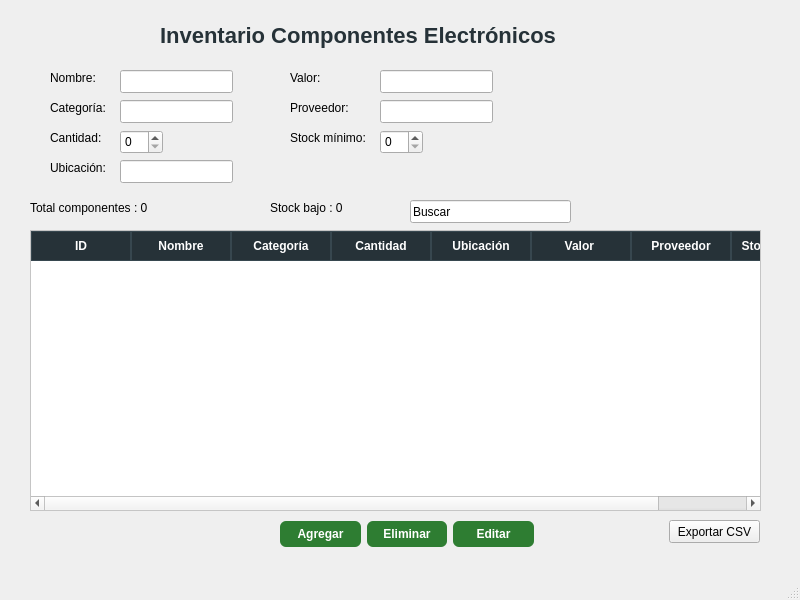
<?xml version="1.0" encoding="UTF-8"?>
<ui version="4.0">
 <class>MainWindow</class>
 <widget class="QMainWindow" name="MainWindow">
  <property name="geometry">
   <rect>
    <x>0</x>
    <y>0</y>
    <width>800</width>
    <height>600</height>
   </rect>
  </property>
  <property name="windowTitle">
   <string>MainWindow</string>
  </property>
  <widget class="QWidget" name="centralwidget">
   <widget class="QTableWidget" name="tableWidget">
    <property name="geometry">
     <rect>
      <x>30</x>
      <y>230</y>
      <width>731</width>
      <height>281</height>
     </rect>
    </property>
    <property name="styleSheet">
     <string notr="true">QTableWidget {
    background-color: white;
    alternate-background-color: #f5f5f5;
    gridline-color: #d0d0d0;
    font-size: 12px;
}

QHeaderView::section {
    background-color: #263238;
    color: white;
    font-weight: bold;
    padding: 5px;
    border: 1px solid #37474F;
}</string>
    </property>
    <column>
     <property name="text">
      <string>ID</string>
     </property>
    </column>
    <column>
     <property name="text">
      <string>Nombre</string>
     </property>
    </column>
    <column>
     <property name="text">
      <string>Categoría</string>
     </property>
    </column>
    <column>
     <property name="text">
      <string>Cantidad</string>
     </property>
    </column>
    <column>
     <property name="text">
      <string>Ubicación</string>
     </property>
    </column>
    <column>
     <property name="text">
      <string>Valor </string>
     </property>
    </column>
    <column>
     <property name="text">
      <string>Proveedor</string>
     </property>
    </column>
    <column>
     <property name="text">
      <string>Stock mínimo</string>
     </property>
    </column>
   </widget>
   <widget class="QLabel" name="label_2">
    <property name="geometry">
     <rect>
      <x>160</x>
      <y>20</y>
      <width>481</width>
      <height>31</height>
     </rect>
    </property>
    <property name="styleSheet">
     <string notr="true">font-size: 22px;
font-weight: bold;
color: #263238;</string>
    </property>
    <property name="text">
     <string>Inventario Componentes Electrónicos</string>
    </property>
   </widget>
   <widget class="QLineEdit" name="inputNombre">
    <property name="geometry">
     <rect>
      <x>120</x>
      <y>70</y>
      <width>113</width>
      <height>23</height>
     </rect>
    </property>
    <property name="text">
     <string/>
    </property>
   </widget>
   <widget class="QLineEdit" name="inputCategoria">
    <property name="geometry">
     <rect>
      <x>120</x>
      <y>100</y>
      <width>113</width>
      <height>23</height>
     </rect>
    </property>
    <property name="text">
     <string/>
    </property>
   </widget>
   <widget class="QSpinBox" name="inputCantidad">
    <property name="geometry">
     <rect>
      <x>120</x>
      <y>130</y>
      <width>43</width>
      <height>24</height>
     </rect>
    </property>
   </widget>
   <widget class="QLineEdit" name="inputUbicacion">
    <property name="geometry">
     <rect>
      <x>120</x>
      <y>160</y>
      <width>113</width>
      <height>23</height>
     </rect>
    </property>
    <property name="text">
     <string/>
    </property>
   </widget>
   <widget class="QLabel" name="label">
    <property name="geometry">
     <rect>
      <x>50</x>
      <y>70</y>
      <width>57</width>
      <height>15</height>
     </rect>
    </property>
    <property name="text">
     <string>Nombre:</string>
    </property>
   </widget>
   <widget class="QLabel" name="label_3">
    <property name="geometry">
     <rect>
      <x>50</x>
      <y>100</y>
      <width>57</width>
      <height>15</height>
     </rect>
    </property>
    <property name="text">
     <string>Categoría:</string>
    </property>
   </widget>
   <widget class="QLabel" name="label_4">
    <property name="geometry">
     <rect>
      <x>50</x>
      <y>130</y>
      <width>57</width>
      <height>15</height>
     </rect>
    </property>
    <property name="text">
     <string>Cantidad:</string>
    </property>
   </widget>
   <widget class="QLabel" name="label_5">
    <property name="geometry">
     <rect>
      <x>50</x>
      <y>160</y>
      <width>57</width>
      <height>15</height>
     </rect>
    </property>
    <property name="text">
     <string>Ubicación:</string>
    </property>
   </widget>
   <widget class="QWidget" name="layoutWidget">
    <property name="geometry">
     <rect>
      <x>280</x>
      <y>520</y>
      <width>254</width>
      <height>29</height>
     </rect>
    </property>
    <layout class="QHBoxLayout" name="horizontalLayout">
     <item>
      <widget class="QPushButton" name="btnAgregar">
       <property name="styleSheet">
        <string notr="true">background-color: #2E7D32;
color: white;
border-radius: 6px;
padding: 6px;
font-weight: bold;</string>
       </property>
       <property name="text">
        <string>Agregar</string>
       </property>
      </widget>
     </item>
     <item>
      <widget class="QPushButton" name="btnEliminar">
       <property name="styleSheet">
        <string notr="true">background-color: #2E7D32;
color: white;
border-radius: 6px;
padding: 6px;
font-weight: bold;</string>
       </property>
       <property name="text">
        <string>Eliminar</string>
       </property>
      </widget>
     </item>
     <item>
      <widget class="QPushButton" name="btnEditar">
       <property name="styleSheet">
        <string notr="true">background-color: #2E7D32;
color: white;
border-radius: 6px;
padding: 6px;
font-weight: bold;</string>
       </property>
       <property name="text">
        <string>Editar</string>
       </property>
      </widget>
     </item>
    </layout>
   </widget>
   <widget class="QLineEdit" name="inputBuscar">
    <property name="geometry">
     <rect>
      <x>410</x>
      <y>200</y>
      <width>161</width>
      <height>23</height>
     </rect>
    </property>
    <property name="text">
     <string>Buscar</string>
    </property>
   </widget>
   <widget class="QLabel" name="labelStockBajo">
    <property name="geometry">
     <rect>
      <x>270</x>
      <y>200</y>
      <width>101</width>
      <height>16</height>
     </rect>
    </property>
    <property name="text">
     <string>Stock bajo : 0</string>
    </property>
   </widget>
   <widget class="QLabel" name="labelTotal">
    <property name="geometry">
     <rect>
      <x>30</x>
      <y>200</y>
      <width>141</width>
      <height>16</height>
     </rect>
    </property>
    <property name="text">
     <string>Total componentes : 0</string>
    </property>
   </widget>
   <widget class="QLabel" name="label_6">
    <property name="geometry">
     <rect>
      <x>290</x>
      <y>70</y>
      <width>57</width>
      <height>15</height>
     </rect>
    </property>
    <property name="text">
     <string>Valor:</string>
    </property>
   </widget>
   <widget class="QLineEdit" name="inputValor">
    <property name="geometry">
     <rect>
      <x>380</x>
      <y>70</y>
      <width>113</width>
      <height>23</height>
     </rect>
    </property>
   </widget>
   <widget class="QLabel" name="label_7">
    <property name="geometry">
     <rect>
      <x>290</x>
      <y>100</y>
      <width>71</width>
      <height>16</height>
     </rect>
    </property>
    <property name="text">
     <string>Proveedor:</string>
    </property>
   </widget>
   <widget class="QLineEdit" name="inputProveedor">
    <property name="geometry">
     <rect>
      <x>380</x>
      <y>100</y>
      <width>113</width>
      <height>23</height>
     </rect>
    </property>
   </widget>
   <widget class="QLabel" name="label_8">
    <property name="geometry">
     <rect>
      <x>290</x>
      <y>130</y>
      <width>91</width>
      <height>16</height>
     </rect>
    </property>
    <property name="text">
     <string>Stock mínimo:</string>
    </property>
   </widget>
   <widget class="QSpinBox" name="inputStockMinimo">
    <property name="geometry">
     <rect>
      <x>380</x>
      <y>130</y>
      <width>43</width>
      <height>24</height>
     </rect>
    </property>
   </widget>
   <widget class="QPushButton" name="btnExportarCSV">
    <property name="geometry">
     <rect>
      <x>669</x>
      <y>520</y>
      <width>91</width>
      <height>23</height>
     </rect>
    </property>
    <property name="text">
     <string>Exportar CSV</string>
    </property>
   </widget>
  </widget>
  <widget class="QMenuBar" name="menubar">
   <property name="geometry">
    <rect>
     <x>0</x>
     <y>0</y>
     <width>800</width>
     <height>20</height>
    </rect>
   </property>
  </widget>
  <widget class="QStatusBar" name="statusbar"/>
 </widget>
 <resources/>
 <connections/>
</ui>
